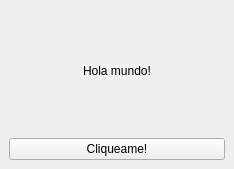
<?xml version="1.0" encoding="UTF-8"?>
<ui version="4.0">
 <class>MainWindow</class>
 <widget class="QMainWindow" name="MainWindow">
  <property name="geometry">
   <rect>
    <x>0</x>
    <y>0</y>
    <width>234</width>
    <height>169</height>
   </rect>
  </property>
  <property name="windowTitle">
   <string>MainWindow</string>
  </property>
  <widget class="QWidget" name="centralwidget">
   <layout class="QVBoxLayout" name="verticalLayout">
    <item>
     <widget class="QLabel" name="etiqueta">
      <property name="text">
       <string>Hola mundo!</string>
      </property>
      <property name="alignment">
       <set>Qt::AlignCenter</set>
      </property>
     </widget>
    </item>
    <item>
     <widget class="QPushButton" name="boton">
      <property name="text">
       <string>Cliqueame!</string>
      </property>
     </widget>
    </item>
   </layout>
  </widget>
 </widget>
 <resources/>
 <connections/>
</ui>
